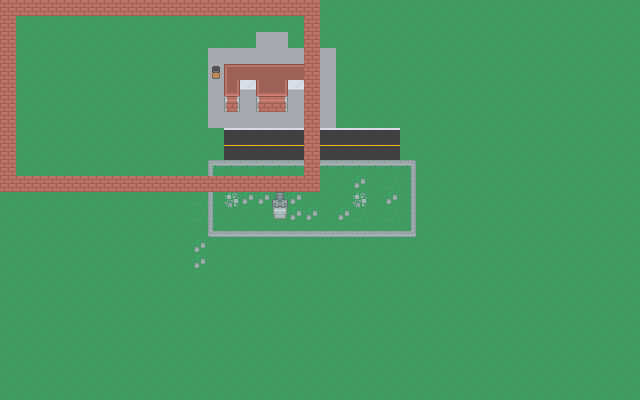

This is a level from a 2D game, rendered from its Tiled map with the project's own tilesets. A one-line summary and the map file follow, with tile-layer data summarised:
An orthogonal 40x25 tile map with 16x16 px tiles, 4 tile layers (background, background overlay, collision, sky) and 2 objects (2x mob).

<map version="1.2" tiledversion="1.3.4" orientation="orthogonal" renderorder="right-down" width="40" height="25" tilewidth="16" tileheight="16" infinite="0" nextlayerid="6" nextobjectid="3">
 <editorsettings>
  <export target="../../public/assets/world_map.json" format="json" />
 </editorsettings>
 <tileset firstgid="1" source="city.tsx" />
 <layer id="1" name="background" width="40" height="25">
  <data>[1000 cells, 998 non-empty, 16 distinct tile ids]</data>
 </layer>
 <layer id="4" name="background overlay" width="40" height="25">
  <data>[1000 cells, 64 non-empty, 14 distinct tile ids]</data>
 </layer>
 <layer id="2" name="collision" width="40" height="25">
  <data>[1000 cells, 7 non-empty, 5 distinct tile ids]</data>
 </layer>
 <objectgroup id="3" name="objects">
  <object id="1" name="Kimchi" type="mob" x="256" y="112" width="16" height="16">
   <properties>
    <property name="AI" value="simple" />
    <property name="hasDialog" value="dialog_kimchi" />
    <property name="resourceID" value="hard_hat" />
   </properties>
  </object>
  <object id="2" name="Janet" type="mob" x="320" y="208" width="16" height="16">
   <properties>
    <property name="AI" value="simple" />
    <property name="hasDialog" value="dialog_janet" />
    <property name="resourceID" value="girl_bow" />
   </properties>
  </object>
 </objectgroup>
 <layer id="5" name="sky" width="40" height="25">
  <data>[1000 cells, 60 non-empty, 1 distinct tile ids]</data>
 </layer>
</map>
